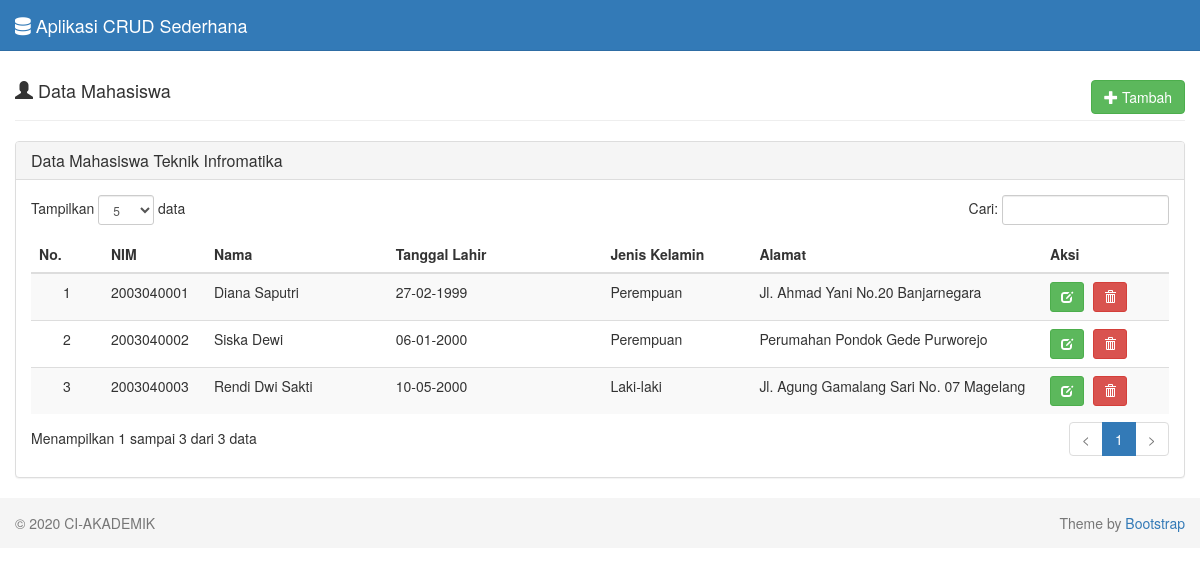
The page / on the database its author committed.
### tables this page shows
CREATE TABLE `mahasiswa`  (
  `Nim` varchar(12) NOT NULL,
  `Nama_Mhs` varchar(25) NOT NULL,
  `Tgl_Lahir` date NOT NULL,
  `Alamat` varchar(200) NOT NULL,
  `Jenis_Kelamin` enum('Laki-laki','Perempuan') NOT NULL,
  PRIMARY KEY (`Nim`) USING BTREE
);

### mahasiswa.php (called while the page is built, shortened)
<?php
class Mahasiswa implements kelolaData
{
    public function tampilData()
    {
        $db = new Database();
        $mysqli = $db->connect();
        $sql = "SELECT * FROM mahasiswa ORDER BY Nim ASC";
        $result = $mysqli->query($sql);
        while ($data = $result->fetch_assoc()) {
            $hasil[] = $data;
        }
        return $hasil;
    }
}

### tampil-data.php (the view, shortened to what this page needs)
<div class="row">
  <div class="col-md-12">
    <div class="page-header">
      <h4>
        <i class="glyphicon glyphicon-user"></i> Data Mahasiswa
        <a class="btn btn-success pull-right" href="?page=tambah">
          <i class="glyphicon glyphicon-plus"></i> Tambah
        </a>
      </h4>
    </div>
    <div class="panel panel-default">
      <div class="panel-heading">
        <h3 class="panel-title">Data Mahasiswa Teknik Infromatika</h3>
      </div>
      <div class="panel-body">
        <table class="table table-striped table-hover" id="dataTables-example">
          <thead>
            <tr>
              <th>No.</th>
              <th>NIM</th>
              <th>Nama</th>
              <th>Tanggal Lahir</th>
              <th>Jenis Kelamin</th>
              <th>Alamat</th>
              <th>Aksi</th>
            </tr>
          </thead>
          <tbody>
            <?php
            include 'mahasiswa.php';
            $dataMahasiswa = new Mahasiswa();
            $result = $dataMahasiswa->tampilData();
            $no = 1;
            if (!empty($result)) {
              foreach ($result as $data) {
                $tanggal        = $data['Tgl_Lahir'];
                $tgl            = explode('-', $tanggal);
                $tanggal_lahir  = $tgl[2] . "-" . $tgl[1] . "-" . $tgl[0];
                echo "  <tr>
                    <td width='50' class='center'>$no</td>
                    <td width='60'>$data[Nim]</td>
                    <td width='150'>$data[Nama_Mhs]</td>
                    <td width='180'>$tanggal_lahir</td>
                    <td width='120'>$data[Jenis_Kelamin]</td>
                    <td width='250'>$data[Alamat]</td>
                    <td width='100'>
                      <div class=''>
                        <a data-toggle='tooltip' data-placement='top' title='Ubah' style='margin-right:5px' class='btn btn-success btn-sm' href='?page=ubah&id=$data[Nim]'>
                          <i class='glyphicon glyphicon-edit'></i>
                        </a>";
            ?>
                <a data-toggle="tooltip" data-placement="top" title="Hapus" class="btn btn-danger btn-sm" onclick="return hapusDataMahasiswa()">
                  <i class="glyphicon glyphicon-trash"></i>
                </a>
            <?php
                echo "
                      </div>
                    </td>
                  </tr>";
                $no++;
              }
            }
            ?>
          </tbody>
        </table>
      </div>
    </div>
  </div>
</div>

### index.php (shortened to what this page needs)
<!DOCTYPE html>
<html lang="en">
<head>
  <link href="assets/css/bootstrap.min.css" rel="stylesheet">
  <link href="assets/css/datepicker.min.css" rel="stylesheet">
  <link href="assets/js/dataTables/css/dataTables.bootstrap.css" rel="stylesheet">
  <link href="assets/css/style.css" rel="stylesheet">
</head>
<body style="min-height: 100vh;">
  <nav class="navbar navbar-default navbar-fixed-top">
    <div class="container-fluid">
      <div class="navbar-header">
        <a class="navbar-brand" href="index.php">
          <i class="fas fa-database"></i>
          Aplikasi CRUD Sederhana
        </a>
      </div>
    </div>
  </nav>
  <div class="container-fluid">
    <?php
    if (empty($_GET["page"])) {
      include "tampil-data.php";
    } elseif ($_GET['page'] == 'tambah') {
      include "form-tambah.php";
    } elseif ($_GET['page'] == 'ubah') {
      include "form-ubah.php";
    }
    ?>
  </div>
  <footer class="footer">
    <div class="container-fluid">
      <p class="text-muted pull-left">&copy; 2020 CI-AKADEMIK</p>
      <p class="text-muted pull-right ">Theme by <a href="http://www.getbootstrap.com" target="_blank">Bootstrap</a></p>
    </div>
  </footer>
</body>
</html>

### assets/css/style.css (style rules this page uses)
body { padding-top: 40px; }
.navbar-default { background-color: #337ab7; border-color: #2e6da4; }
.navbar-default .navbar-brand { color: #f1f2f7; }
.container-fluid .text-muted { margin: 15px 0; }
.footer { width: 100%; height: 50px; background-color: #f5f5f5; }
.center { text-align: center; }

### rows shown on the page
mahasiswa: Nim "2003040001", Nama_Mhs "Diana Saputri", Tgl_Lahir "27-02-1999", Jenis_Kelamin "Perempuan", Alamat "Jl. Ahmad Yani No.20 Banjarnegara"
mahasiswa: Nim "2003040002", Nama_Mhs "Siska Dewi", Tgl_Lahir "06-01-2000", Jenis_Kelamin "Perempuan", Alamat "Perumahan Pondok Gede Purworejo"
mahasiswa: Nim "2003040003", Nama_Mhs "Rendi Dwi Sakti", Tgl_Lahir "10-05-2000", Jenis_Kelamin "Laki-laki", Alamat "Jl. Agung Gamalang Sari No. 07 Magelang"
